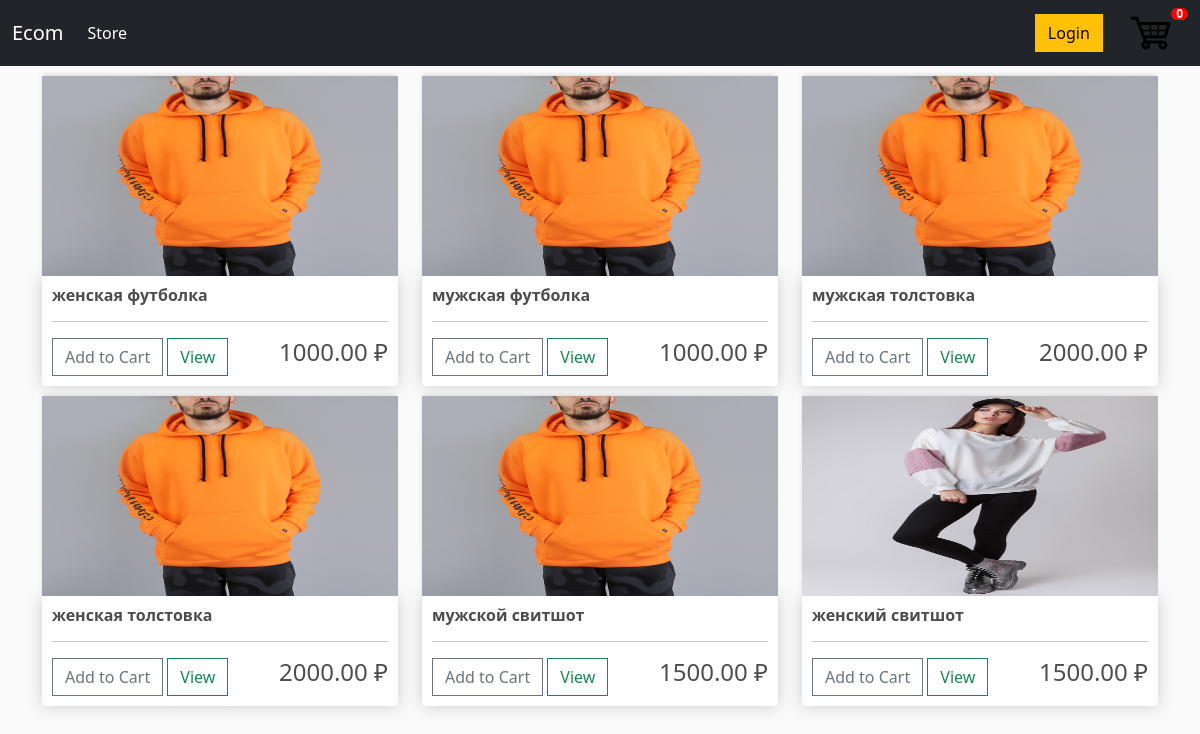
The page / on the database its author committed.
### mainapp/models.py (models this page shows, shortened)
class Product(models.Model):
    name = models.CharField(max_length=200, null=True)
    price = models.FloatField()  # !!! not sure
    digital = models.BooleanField(default=False, null=True, blank=False)
    image = models.ImageField(null=True, blank=True)
    def imageURL(self):
        try:
            url = self.image.url
        except:
            url = ''
        return url

### mainapp/views.py (the view)
# urls.py: path('', views.store, name='store'),
def store(request):
    products = Product.objects.all()
    context = {'products': products}
    return render(request, 'mainapp/store.html', context)

### mainapp/templates/mainapp/store.html
{% extends 'mainapp/index.html' %}
{% load static %}
{% block content%}
    <div class="row">
        {% for product in products %}
        <div class="col-lg-4">
            <img class="thumbnail" src="{{product.imageURL}}">
            <div class="box-element product">
                <h6><strong>{{product.name}}</strong></h6>
                <hr>
                <button data-product = {{product.id}} data-action = "add" class="btn btn-outline-secondary add-btn update-cart">Add to Cart</button>
                <a class="btn btn-outline-success" href="#">View</a>
                <h4 style="display: inline-block; float:right">{{product.price|floatformat:2}} ₽</h4>
            </div>
        </div>
        {% endfor %}
    </div>
{% endblock content%}

### static/css/index.css (style rules this page uses)
body { background-color: hsl(0, 0%, 98%); }
h1,h2,h3,h4,h5,h6 { color:hsl(0, 0%, 30%); }
.box-element { box-shadow:hsl(0, 0%, 80%) 0 0 16px; background-color: #fff; border-radius: 4px; padding: 10px; }
.thumbnail { width: 100%; height: 200px; -webkit-box-shadow: -1px -3px 5px -2px rgba(214,214,214,1); -moz-box-shadow: -1px -3px 5px -2px rgba(214,214,214,1); box-shadow: -1px -3px 5px -2px rgba(214,214,214,1); }
.product { border-radius: 0 0 4px 4px; }
.col-lg-4, .col-lg-6, .col-lg-8, .col-lg-12 { margin-top: 10px; }
.btn { border-radius: 0; }

### rows shown on the page
Product: imageURL (picture), name "женская футболка", price "1000.00"
Product: imageURL (picture), name "мужская футболка", price "1000.00"
Product: imageURL (picture), name "мужская толстовка", price "2000.00"
Product: imageURL (picture), name "женская толстовка", price "2000.00"
Product: imageURL (picture), name "мужской свитшот", price "1500.00"
Product: imageURL (picture), name "женский свитшот", price "1500.00"
